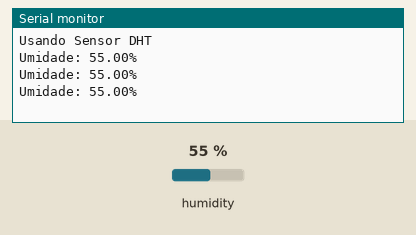
Simulated run of this sketch. Board: Arduino Uno, built with avr-gcc and run on an emulated ATmega328P. Parts: the last lines printed to the serial monitor. Inputs (shaded band) come from the test bench; at power-on: humidity 55 %.

Above: at 1.8 s.
1.9 s: humidity set to 22 %
At 2.4 s:
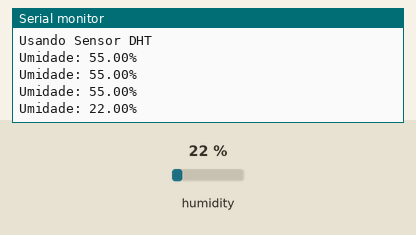
3.4 s: humidity set to 40 %
At 3.9 s:
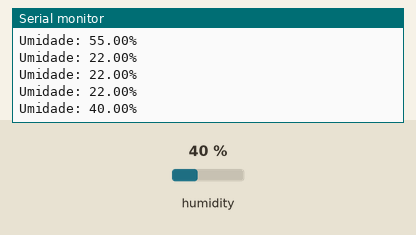
Timing chart, 0 to 6.4 s (numbered marks = the images above; inputs shaded):
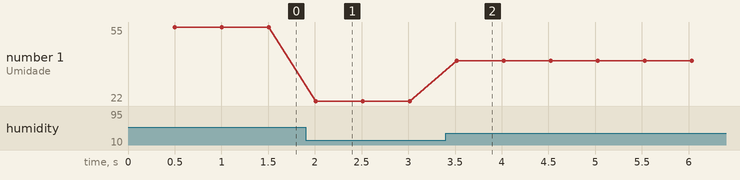

The sketch:

SensorUmidade.ino
```cpp
#include <Adafruit_Sensor.h>
#include <DHT.h>
#include <DHT_U.h>

#define DHTTYPE DHT11

#define DHTPIN 2
DHT_Unified dht(DHTPIN, DHTTYPE);
uint32_t delayMS = 500;

void setup(){
  Serial.begin(9600);
  dht.begin();
  Serial.println("Usando Sensor DHT");
  sensor_t sensor;
}

void loop(){
  delay(delayMS);
  sensors_event_t event;
  dht.humidity().getEvent(&event);
  if(isnan(event.relative_humidity)){
    Serial.println("Erro na leitura da umidade");
  }
  else
  {
  Serial.print("Umidade: ");
  Serial.print(event.relative_humidity);
  Serial.println("%");
  }
}
```

Measured:
- after the input at 1.9 s, the serial monitor: prints a new line after 0.11 s (image 1)
- after the input at 3.4 s, the serial monitor: prints a new line after 0.12 s (image 2)
- plotted number 1: 55 → 22 after the input at 1.9 s, 22 → 40 after the input at 3.4 s
